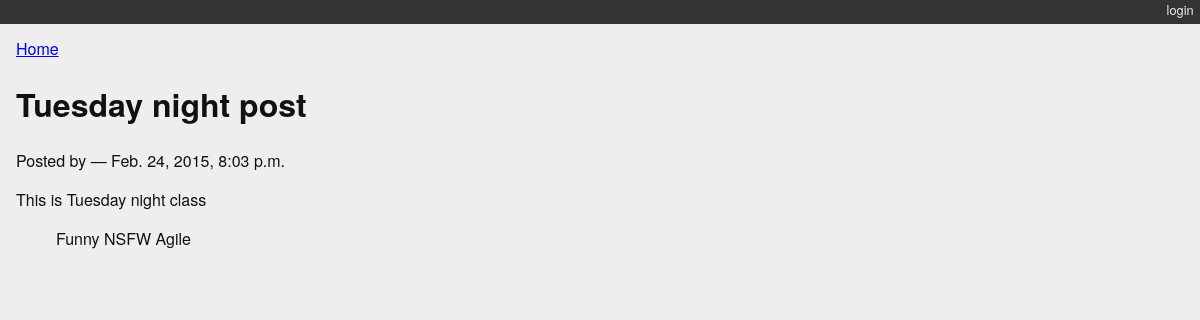
Screenshot of /posts/5/ with the database file from the repository.
### myblog/models.py (models this page shows)
class Post(models.Model):
    title = models.CharField(max_length=128)
    text = models.TextField(blank=True)
    author = models.ForeignKey(User)
    created_date = models.DateTimeField(auto_now_add=True)
    modified_date = models.DateTimeField(auto_now=True)
    published_date = models.DateTimeField(blank=True, null=True)
    def __unicode__(self):
        return self.title

class Category(models.Model):
    class Meta:
        verbose_name = 'Categorie'
    name = models.CharField(max_length=128)
    description = models.TextField(blank=True)
    posts = models.ManyToManyField('Post', blank=True, null=True, related_name='categories')
    def __unicode__(self):
        return self.name

### myblog/views.py (the view)
# urls.py: url(r'^posts/(?P<post_id>\d+)/$', 'detail_view', name="blog_detail"),
def detail_view(request, post_id):
    published = Post.objects.exclude(published_date__exact=None)
    try:
        post = published.get(pk=post_id)
    except Post.DoesNotExist:
        raise Http404
    context = {'post': post}
    return render(request, 'detail.html', context)

### myblog/templates/detail.html
{% extends "base.html" %}
{% block content %}
<a class="backlink" href="/">Home</a>
<h1>{{ post }}</h1>
<p class="byline">
  Posted by {{ post.author_name }} &mdash; {{ post.published_date }}
</p>
<div class="post-body">
  {{ post.text }}
</div>
<ul class="categories">
  {% for category in post.categories.all %}
    <li>{{ category }}</li>
  {% endfor %}
</ul>
{% endblock %}

### myblog/static/django_blog.css (style rules this page uses)
body { background-color: #eee; color: #111; font-family: "HelveticaNeue-Light", "Helvetica Neue Light", "Helvetica Neue", Helvetica, Arial, "Lucida Grande", sans-serif; margin:0; padding:0; }
ul.categories { list-style: none; list-style-type: none; }
ul.categories li { display: inline; }

### rows the page displays
Post: title "Tuesday night post", published_date "Feb. 24, 2015, 8:03 p.m.", text "This is Tuesday night class"
Category: name "Funny"
Category: name "NSFW"
Category: name "Agile"
